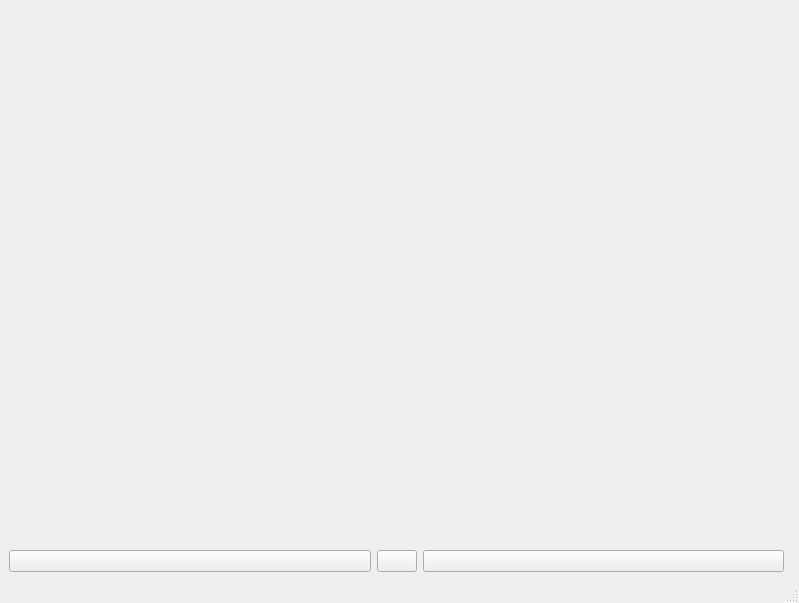
<?xml version="1.0" encoding="UTF-8"?>
<ui version="4.0">
 <class>MainWindow</class>
 <widget class="QMainWindow" name="MainWindow">
  <property name="geometry">
   <rect>
    <x>0</x>
    <y>0</y>
    <width>799</width>
    <height>603</height>
   </rect>
  </property>
  <property name="mouseTracking">
   <bool>true</bool>
  </property>
  <property name="windowTitle">
   <string>MainWindow</string>
  </property>
  <widget class="QWidget" name="centralwidget">
   <layout class="QHBoxLayout" name="horizontalLayout">
    <item>
     <layout class="QVBoxLayout" name="verticalLayout" stretch="0,0">
      <item>
       <spacer name="verticalSpacer">
        <property name="orientation">
         <enum>Qt::Orientation::Vertical</enum>
        </property>
        <property name="sizeHint" stdset="0">
         <size>
          <width>20</width>
          <height>40</height>
         </size>
        </property>
       </spacer>
      </item>
      <item>
       <layout class="QHBoxLayout" name="mouseButtonsLayout" stretch="10,1,10">
        <item>
         <widget class="QPushButton" name="buttonLeftClick">
          <property name="sizePolicy">
           <sizepolicy hsizetype="Minimum" vsizetype="Minimum">
            <horstretch>0</horstretch>
            <verstretch>0</verstretch>
           </sizepolicy>
          </property>
          <property name="text">
           <string/>
          </property>
         </widget>
        </item>
        <item>
         <widget class="QPushButton" name="buttonMiddleClick">
          <property name="sizePolicy">
           <sizepolicy hsizetype="Minimum" vsizetype="Minimum">
            <horstretch>0</horstretch>
            <verstretch>0</verstretch>
           </sizepolicy>
          </property>
          <property name="text">
           <string/>
          </property>
         </widget>
        </item>
        <item>
         <widget class="QPushButton" name="buttonRightClick">
          <property name="sizePolicy">
           <sizepolicy hsizetype="Minimum" vsizetype="Minimum">
            <horstretch>0</horstretch>
            <verstretch>0</verstretch>
           </sizepolicy>
          </property>
          <property name="text">
           <string/>
          </property>
         </widget>
        </item>
       </layout>
      </item>
     </layout>
    </item>
    <item>
     <widget class="Scrollbar" name="scrollbar" native="true"/>
    </item>
   </layout>
  </widget>
  <widget class="QMenuBar" name="menubar">
   <property name="geometry">
    <rect>
     <x>0</x>
     <y>0</y>
     <width>799</width>
     <height>23</height>
    </rect>
   </property>
   <property name="mouseTracking">
    <bool>false</bool>
   </property>
  </widget>
  <widget class="QStatusBar" name="statusbar"/>
 </widget>
 <customwidgets>
  <customwidget>
   <class>Scrollbar</class>
   <extends>QWidget</extends>
   <header>Scrollbar.h</header>
   <container>1</container>
  </customwidget>
 </customwidgets>
 <resources/>
 <connections/>
</ui>
